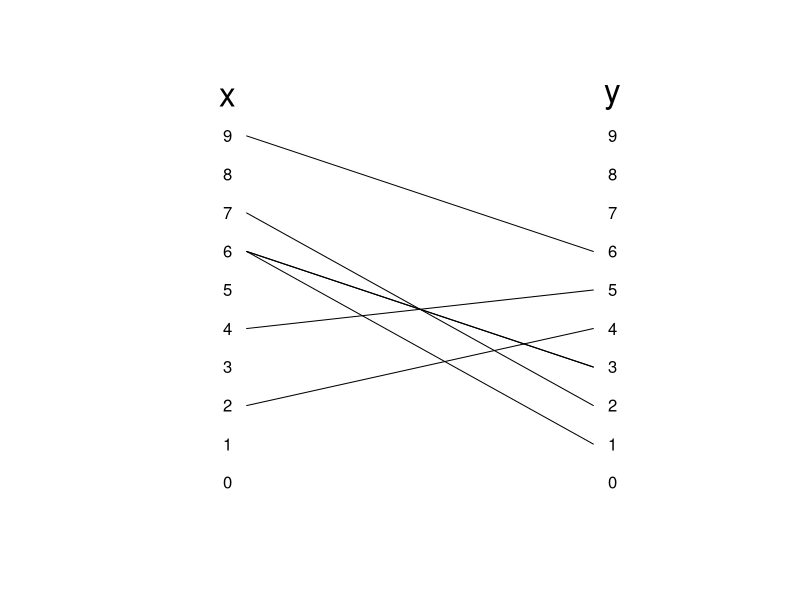

The R script that drew this image:
## ---- chunk 1
# We ask: if A is function of B (50% chance yes)
#         if B is function of A (50% chance yes)
#         if relation is one-to-one (if prior both yes then yes)
# versions: 1=nono, 2=yesno, 3=noyes, 4=yesyes

shouldAafoB = sample(c(F,T),1)
shouldBafoA = sample(c(F,T),1)

while(T){
  n = sample(6:8,1)
  A = sample(0:9,n,T)
  B = sample(0:9,n,T)
  afa = character()
  afb = character()
  bfa = character()
  bfb = character()
  ifAafoB = T
  ifBafoA = T
  afbads = ""
  bfbads = ""
  for(i in 1:n){
    a = as.character(A[i])
    b = as.character(B[i])
    if(!(a %in% afa)){
      afa = c(afa,a)
      afb = c(afb,b)
    } else {
      pos = which(afa==a)
      if(afb[pos]!=b){
        ifBafoA = F
        afbads = paste0("(",c(a,a),", ",c(afb[pos],b),")",collapse=" and ")
      }
    }
    if(!(b %in% bfb)){
      bfb = c(bfb,b)
      bfa = c(bfa,a)
    } else {
      pos = which(bfb==b)
      if(bfa[pos]!=a){
        ifAafoB = F
        bfbads = paste0("(",c(bfa[pos],a),", ",c(b,b),")",collapse=" and ")
      }
    }
  }
  mystr = paste("(",A,", ",B,")\n\n",collapse="")
  if(ifAafoB==shouldAafoB && 
     ifBafoA==shouldBafoA && 
     length(unique(A)) >= length(A)-2 &&
     length(unique(A)) < length(A) && 
     length(unique(B)) >= length(B)-2 && 
     length(unique(B)) < length(B) ){
    break
  }
}

if(!ifBafoA && !ifAafoB){
  ans1 = "01"
  ans2 = "01"
  ans3 = "01"
  sol = paste0("An $x$ value has two different connections, so $y$ is not a function of $x$. For example: ",afbads,"\n\n Also, a $y$ value has two different connections, so $x$ is not a function of $y$. For example: ",bfbads,"\n\n We would need both to be function of the other to have a one-to-one function. Neither is, so we don't even have a function in either direction.")
}
if(ifBafoA && !ifAafoB){
  ans1 = "10"
  ans2 = "01"
  ans3 = "01"
  sol = paste0("Every $x$ value has only one connection, so $y$ is a function of $x$. \n\n A $y$ value has two connections, so $x$ is not a function of $y$. For example: ",bfbads," \n\n Because $x$ is not a function of $y$, these connections are inconsistent with a one-to-one function.")
}
if(!ifBafoA && ifAafoB){
  ans1 = "01"
  ans2 = "10"
  ans3 = "01"
  sol = paste0("An $x$ value has two connections, so $y$ is not a function of $x$. For example: ",afbads,"\n\n Every $y$ value has only one connection, so $x$ is a function of $y$. \n\n Because $y$ is not a function of $x$, these connections are inconsistent with a one-to-one function.")
}
if(ifBafoA && ifAafoB){
  ans1 = "10"
  ans2 = "10"
  ans3 = "10"
  sol = "Every $x$ value has only one connection, and vice versa. This means $y$ is a function of $x$ and $x$ is a function of $y$, and the connections are consistent with a one-to-one function."
}
## ---- chunk 2
par(pty="s")
plot(0,0,type="n",axes = F,asp=1,xlim=c(0,10),ylim=c(0,10),ann=FALSE)
for(i in 0:9){
  text(0,i,i)
  text(10,i,i)
}
text(0,10,"x",cex=2)
text(10,10,"y",cex=2)
for(i in 1:n){
  lines(c(0.5,9.5),c(A[i],B[i]))
}
